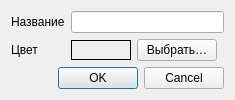
<?xml version="1.0" encoding="UTF-8"?>
<ui version="4.0">
 <class>CategoryDialog</class>
 <widget class="QDialog" name="CategoryDialog">
  <property name="windowTitle">
   <string>Категория</string>
  </property>
  <layout class="QVBoxLayout" name="verticalLayout">
   <item>
    <layout class="QFormLayout" name="formLayout">
     <item row="0" column="0">
      <widget class="QLabel" name="labelName">
       <property name="text">
        <string>Название</string>
       </property>
      </widget>
     </item>
     <item row="0" column="1">
      <widget class="QLineEdit" name="nameEdit"/>
     </item>

     <item row="1" column="0">
      <widget class="QLabel" name="labelColor">
       <property name="text">
        <string>Цвет</string>
       </property>
      </widget>
     </item>
     <item row="1" column="1">
      <layout class="QHBoxLayout" name="colorLayout">
       <item>
        <widget class="QFrame" name="colorPreview">
         <property name="sizePolicy">
          <sizepolicy hsizetype="Fixed" vsizetype="Fixed">
           <horstretch>0</horstretch>
           <verstretch>0</verstretch>
          </sizepolicy>
         </property>
         <property name="minimumSize">
          <size><width>60</width><height>20</height></size>
         </property>
         <property name="maximumSize">
          <size><width>80</width><height>20</height></size>
         </property>
         <property name="frameShape">
          <enum>QFrame::Box</enum>
         </property>
        </widget>
       </item>
       <item>
        <widget class="QPushButton" name="colorBtn">
         <property name="text">
          <string>Выбрать…</string>
         </property>
        </widget>
       </item>
       <item>
        <spacer>
         <property name="orientation">
          <enum>Qt::Horizontal</enum>
         </property>
        </spacer>
       </item>
      </layout>
     </item>
    </layout>
   </item>

   <item>
    <widget class="QDialogButtonBox" name="buttonBox">
     <property name="standardButtons">
      <set>QDialogButtonBox::Cancel|QDialogButtonBox::Ok</set>
     </property>
    </widget>
   </item>
  </layout>
 </widget>
 <resources/>
 <connections/>
</ui>
